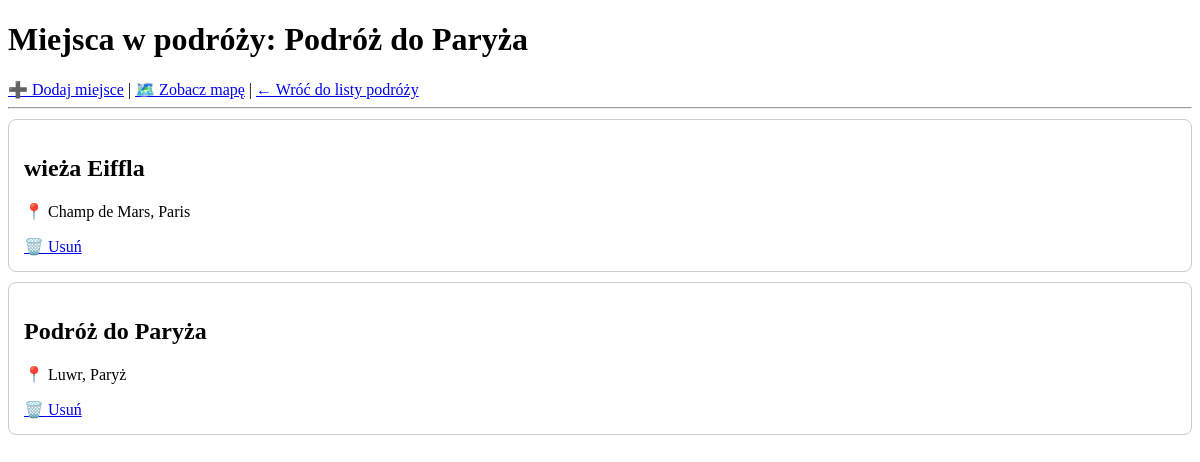
Before: /trip/1/places/ with the older database file.
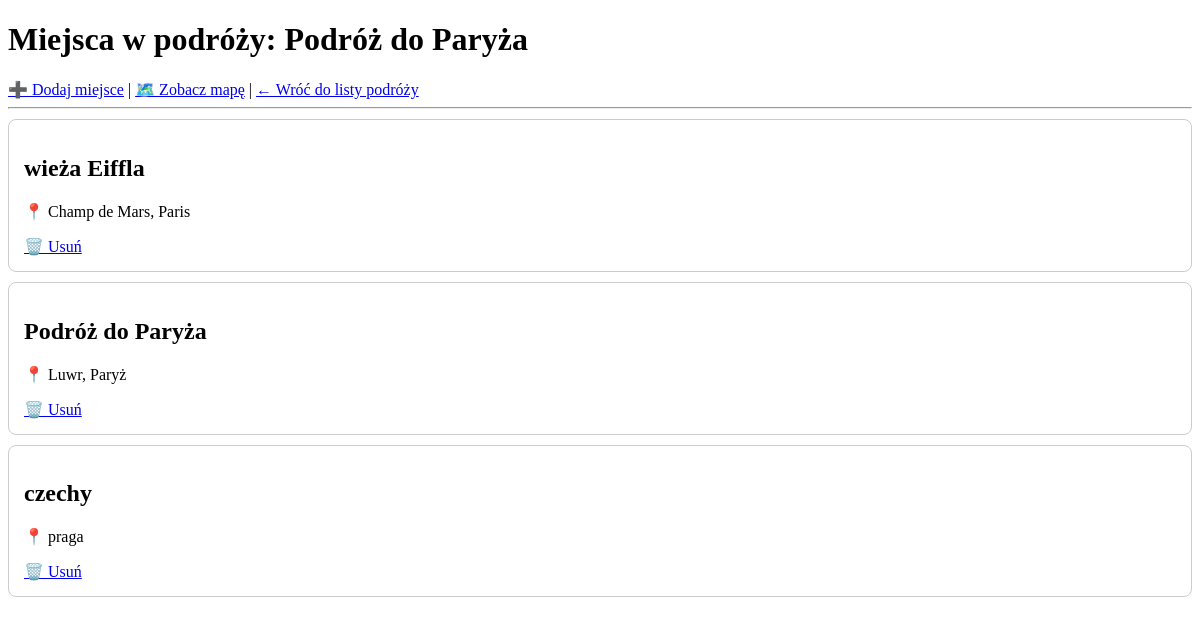
After: the same page with the newer database file.
### trips/models.py (models this page shows, shortened)
class Place(models.Model):
    trip = models.ForeignKey(Trip, on_delete=models.CASCADE)
    name = models.CharField(max_length=100)
    address = models.CharField(max_length=200)
    notes = models.TextField(blank=True)
    latitude = models.FloatField(null=True, blank=True)
    longitude = models.FloatField(null=True, blank=True)

### trips/views.py (the view)
# urls.py: path("trip/<int:trip_pk>/places/", place_list, name="place-list"),
def place_list(request, trip_pk):
    trip = get_object_or_404(Trip, pk=trip_pk)
    places = Place.objects.filter(trip=trip)
    return render(request, 'trips/place_list.html', {
        'trip': trip,
        'places': places,
    })

### trips/templates/trips/place_list.html (shortened to what this page needs)
<!DOCTYPE html>
<html>
<head>
</head>
<body>
    <h1>Miejsca w podróży: {{ trip.name }}</h1>
    <a href="{% url 'add-place' trip.pk %}">➕ Dodaj miejsce</a> |
    <a href="{% url 'trip-map' trip.pk %}">🗺️ Zobacz mapę</a> |
    <a href="{% url 'trip-list' %}">← Wróć do listy podróży</a>
    <hr>
    {% if places %}
        {% for place in places %}
        <div style="border: 1px solid #ccc; padding: 15px; margin: 10px 0; border-radius: 8px;">
            <h2>{{ place.name }}</h2>
            <p>📍 {{ place.address }}</p>
            <a href="{% url 'delete-place' trip.pk place.pk %}">🗑️ Usuń</a>
        </div>
        {% endfor %}
    {% else %}
        <p>Nie masz jeszcze żadnych miejsc w tej podróży.</p>
    {% endif %}
</body>
</html>

Changed rows visible on the page:
added Place: name "czechy", address "praga"
